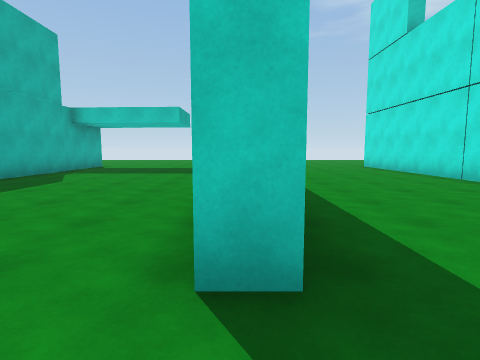
View 1 (above)

12 first-person views from a walk through a 3-D level made in the Unity game engine. The camera is 1.3 m above the floor, tilts 6° down and sees 80° across. The floor is counted in squares, 2 m on a side. Each view is taken from the middle of a square. On the plan, view 1 faces up. The plan holds only what a view shows up to about 9 squares ahead; the rest is blank. The place goes on beyond the plan. The player is left out. Some animated figures are left out.

View 2
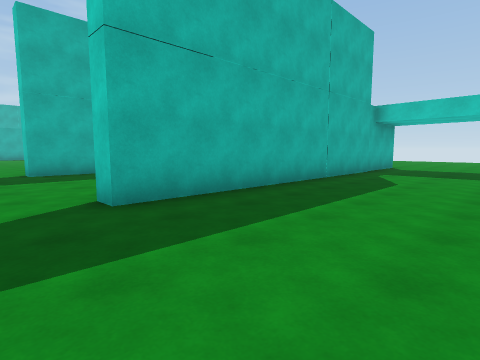

View 3
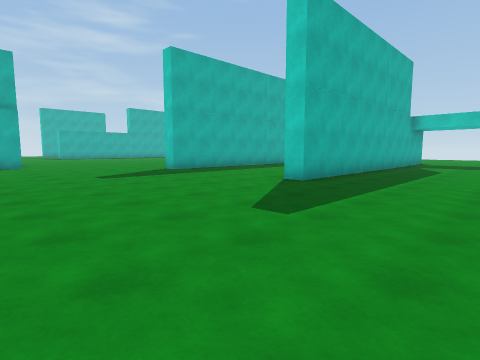

View 4
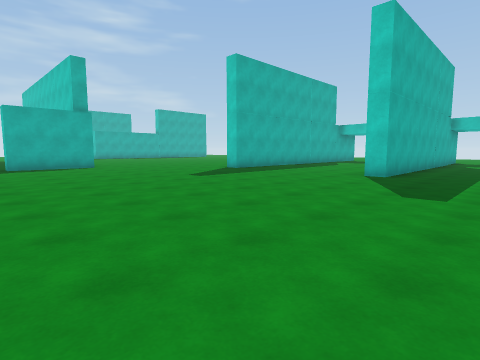

View 5
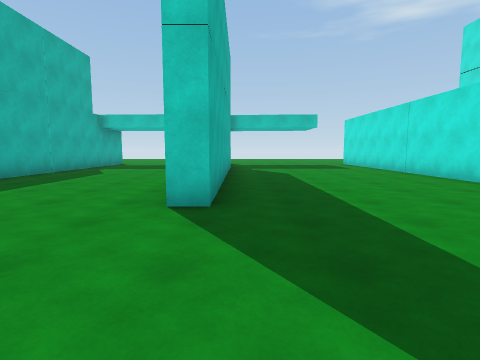

View 6
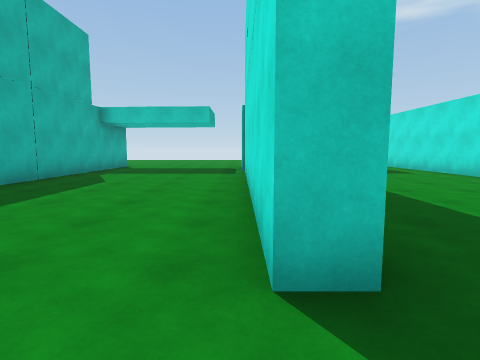

View 7
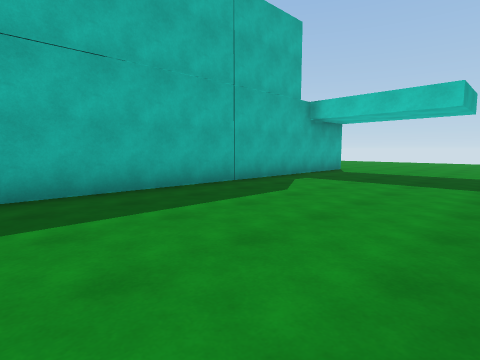

View 8
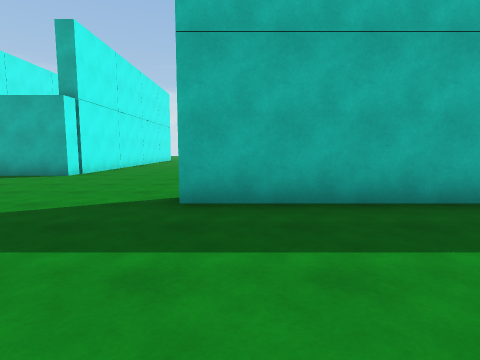

View 9
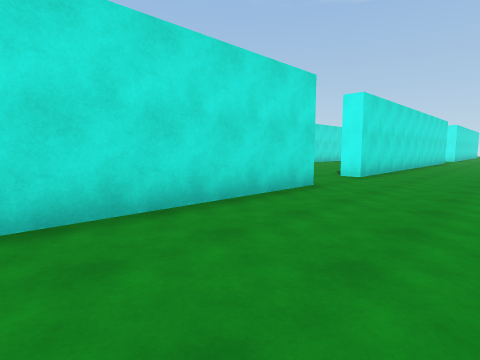

View 10
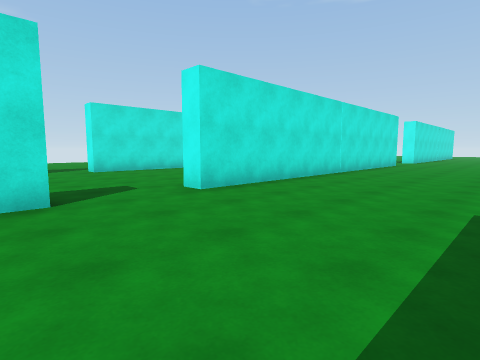

View 11
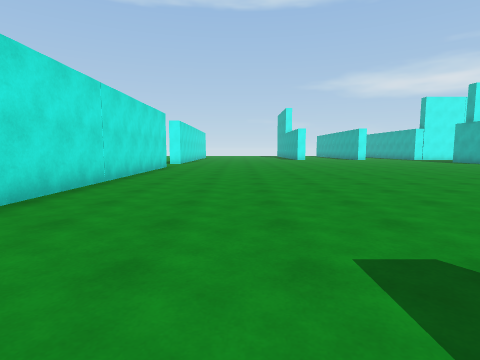

View 12
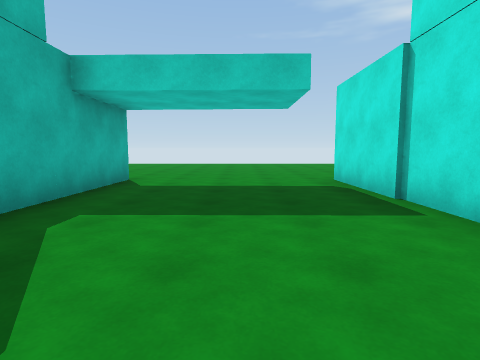

### Floor plan
Points are (right, up) in squares from view 1. A wall is a line through its corners. A room is listed if a view was taken in it or the views show most of it. See-through windows are left out.
Room 1 (views 1, 2, 3, 4, 5, 6, 7, 8, 9, 10, 11, 12)
walls: (-14.2, -2.3) (-14.2, -4.9); (0.4, 1.3) (-0.2, 1.3) (-0.2, 9.1); (-5.3, 8.4) (-5.3, 1.3) (-5.8, 1.3) (-5.8, 11.4); (-0.2, -9.1) (-0.2, -0.9) (0.4, -0.9); (-10.4, 11.4) (-10.4, 1.3) (-11, 1.3)
ways out: opening at (-12.4, 0); opening at (-8.5, 11.2); opening at (-2.5, 8.8); opening at (0, 0.5)

Where each view was taken, in squares from view 1:
view 1: 0 up, 0 right, facing up
view 2: 0 up, 2 left, facing up-left
view 3: 4 down, 2 left, facing up-left
view 4: 6 down, 3 left, facing up-left
view 5: 2 down, 5 left, facing up
view 6: 0 up, 6 left, facing up
view 7: 2 up, 6 left, facing up-left
view 8: 2 up, 7 left, facing left
view 9: 6 up, 3 left, facing down-right
view 10: 2 up, 4 left, facing down-right
view 11: 0 up, 3 left, facing down
view 12: 5 up, 8 left, facing up
